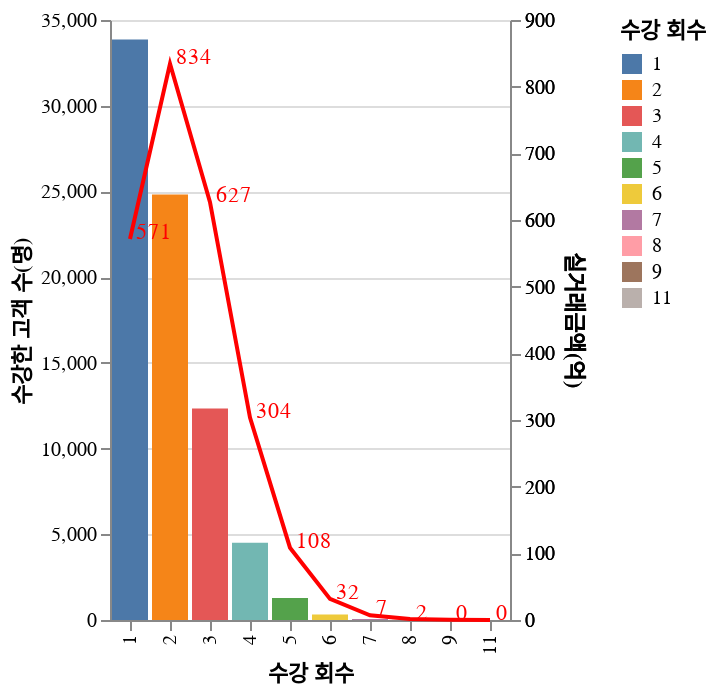

This figure's notebook cell:
### Markdown cell above
#### 01. **구매횟수별 고객수 분포**

### Code cell
# payment 고객만 걸러내는 dataset 만들기
paid_df = df[df['유형']=='PAYMENT']

# 각 고객id의 총 결제 회수 확인하기
grouped_data = paid_df.groupby('고객id').agg({
    '코스ID': 'nunique',
    '실거래금액' : 'sum'}
    )
grouped_data = grouped_data.reset_index()
grouped_data = grouped_data.rename(columns={'코스ID':'수강 회수'})

# 각 수강회수별 실거래금액 확인
couse_cnt = grouped_data.groupby('수강 회수').agg({
    '고객id': 'nunique',
    '실거래금액' : 'sum'})
couse_cnt = couse_cnt.rename(columns={'고객id':'수강한 고객 수'})
couse_cnt['실거래금액'] = couse_cnt['실거래금액']/10000000
couse_cnt = couse_cnt.reset_index()

# bar chart
bar_graph = alt.Chart(couse_cnt).mark_bar().encode(
    x = alt.X('수강 회수:N',sort=alt.EncodingSortField(field='수강 회수:N')),
    y = alt.Y('수강한 고객 수:Q', 
            stack=None, 
            title='수강한 고객 수(명)', 
            axis=alt.Axis(title='수강한 고객 수(명)')),
    color = alt.Color('수강 회수:N')
    )

# line chart
line_graph = alt.Chart(couse_cnt).mark_line().encode(
    x = alt.X('수강 회수:N',
              sort=alt.EncodingSortField(field='수강 회수')),
    y = alt.Y('실거래금액:Q', 
              axis=alt.Axis(title='실거래금액(억)')),
    color = alt.value("red")
    )

line_graph_text = line_graph.mark_text(
    align='left',
    baseline='middle',
    dx=3, # x축에서 텍스트의 위치를 조정
    dy=-3, # y축에서 텍스트의 위치를 조정
    color='red'
).encode(
    text=alt.Text('실거래금액:Q', format=',.0f') # 표시할 값 및 숫자 포맷을 지정
)

combi_graph = alt.layer(
    bar_graph,
    line_graph,
    line_graph_text # 추가한 line 그래프 텍스트를 레이어에 추가
).resolve_scale(
     y='independent'
)

combi_graph

### Figure 1 — Vega-Lite specification as saved in the notebook (floating-point values rounded to 4 significant figures)
{"config": {"view": {"continuousWidth": 300, "continuousHeight": 300}}, "layer": [{"mark": {"type": "bar"}, "encoding": {"color": {"field": "수강 회수", "type": "nominal"}, "x": {"field": "수강 회수", "sort": {"field": "수강 회수:N"}, "type": "nominal"}, "y": {"axis": {"title": "수강한 고객 수(명)"}, "field": "수강한 고객 수", "stack": null, "title": "수강한 고객 수(명)", "type": "quantitative"}}}, {"mark": {"type": "line"}, "encoding": {"color": {"value": "red"}, "x": {"field": "수강 회수", "sort": {"field": "수강 회수"}, "type": "nominal"}, "y": {"axis": {"title": "실거래금액(억)"}, "field": "실거래금액", "type": "quantitative"}}}, {"mark": {"type": "text", "align": "left", "baseline": "middle", "color": "red", "dx": 3, "dy": -3}, "encoding": {"color": {"value": "red"}, "text": {"field": "실거래금액", "format": ",.0f", "type": "quantitative"}, "x": {"field": "수강 회수", "sort": {"field": "수강 회수"}, "type": "nominal"}, "y": {"axis": {"title": "실거래금액(억)"}, "field": "실거래금액", "type": "quantitative"}}}], "data": {"name": "data-b824790b85dd4fca11f0f11745eb0be7"}, "resolve": {"scale": {"y": "independent"}}, "$schema": "https://vega.github.io/schema/vega-lite/v5.8.0.json", "datasets": {"data-b824790b85dd4fca11f0f11745eb0be7": [{"수강 회수": 1, "수강한 고객 수": 33860, "실거래금액": 571.4}, {"수강 회수": 2, "수강한 고객 수": 24825, "실거래금액": 834.4}, {"수강 회수": 3, "수강한 고객 수": 12340, "실거래금액": 626.6}, {"수강 회수": 4, "수강한 고객 수": 4505, "실거래금액": 303.6}, {"수강 회수": 5, "수강한 고객 수": 1289, "실거래금액": 108.4}, {"수강 회수": 6, "수강한 고객 수": 317, "실거래금액": 31.65}, {"수강 회수": 7, "수강한 고객 수": 60, "실거래금액": 7.108}, {"수강 회수": 8, "수강한 고객 수": 11, "실거래금액": 1.545}, {"수강 회수": 9, "수강한 고객 수": 2, "실거래금액": 0.3905}, {"수강 회수": 11, "수강한 고객 수": 1, "실거래금액": 0.1575}]}}
